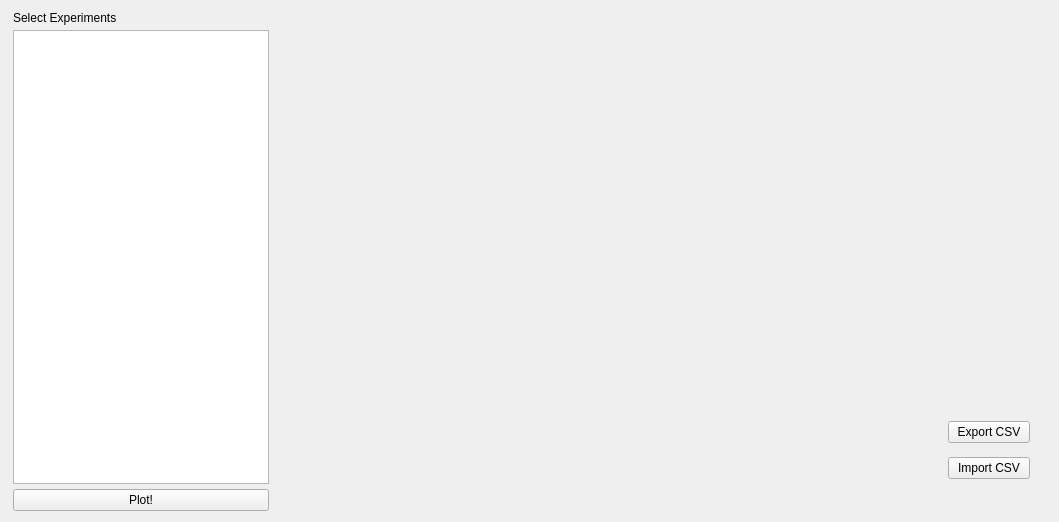
      <widget class="QWidget" name="PCA">
       <layout class="QHBoxLayout" name="horizontalLayout_4">
        <item>
         <widget class="QFrame" name="frame_7">
          <property name="minimumSize">
           <size>
            <width>250</width>
            <height>500</height>
           </size>
          </property>
          <property name="maximumSize">
           <size>
            <width>500</width>
            <height>16777215</height>
           </size>
          </property>
          <property name="styleSheet">
           <string notr="true">font: 75 10pt &quot;Ubuntu Condensed&quot;;</string>
          </property>
          <property name="frameShape">
           <enum>QFrame::NoFrame</enum>
          </property>
          <property name="frameShadow">
           <enum>QFrame::Plain</enum>
          </property>
          <property name="lineWidth">
           <number>1</number>
          </property>
          <layout class="QVBoxLayout" name="verticalLayout_2">
           <property name="spacing">
            <number>5</number>
           </property>
           <property name="leftMargin">
            <number>2</number>
           </property>
           <property name="topMargin">
            <number>0</number>
           </property>
           <property name="bottomMargin">
            <number>0</number>
           </property>
           <item>
            <widget class="QLabel" name="label_10">
             <property name="styleSheet">
              <string notr="true">font: 75 13pt &quot;Ubuntu Condensed&quot;;</string>
             </property>
             <property name="text">
              <string>Select Experiments</string>
             </property>
            </widget>
           </item>
           <item>
            <widget class="QTableView" name="tablePCA">
             <property name="minimumSize">
              <size>
               <width>0</width>
               <height>385</height>
              </size>
             </property>
             <property name="styleSheet">
              <string notr="true">font: 10pt &quot;Ubuntu Condensed&quot;;</string>
             </property>
            </widget>
           </item>
           <item>
            <widget class="QPushButton" name="PCAButton">
             <property name="maximumSize">
              <size>
               <width>16777215</width>
               <height>30</height>
              </size>
             </property>
             <property name="styleSheet">
              <string notr="true">font: 75 13pt &quot;Ubuntu Condensed&quot;;</string>
             </property>
             <property name="text">
              <string>Plot!</string>
             </property>
            </widget>
           </item>
          </layout>
         </widget>
        </item>
        <item>
         <widget class="QWidget" name="widget_3" native="true">
          <property name="minimumSize">
           <size>
            <width>730</width>
            <height>500</height>
           </size>
          </property>
          <property name="maximumSize">
           <size>
            <width>16777215</width>
            <height>16777215</height>
           </size>
          </property>
          <layout class="QHBoxLayout" name="horizontalLayout_10">
           <item>
            <widget class="QWidget" name="widget_image" native="true">
             <property name="minimumSize">
              <size>
               <width>640</width>
               <height>455</height>
              </size>
             </property>
            </widget>
           </item>
           <item>
            <widget class="QFrame" name="frame_22">
             <property name="minimumSize">
              <size>
               <width>90</width>
               <height>0</height>
              </size>
             </property>
             <property name="maximumSize">
              <size>
               <width>200</width>
               <height>16777215</height>
              </size>
             </property>
             <property name="frameShape">
              <enum>QFrame::NoFrame</enum>
             </property>
             <property name="frameShadow">
              <enum>QFrame::Plain</enum>
             </property>
             <layout class="QVBoxLayout" name="verticalLayout_12">
              <property name="spacing">
               <number>0</number>
              </property>
              <property name="leftMargin">
               <number>0</number>
              </property>
              <property name="topMargin">
               <number>0</number>
              </property>
              <property name="rightMargin">
               <number>0</number>
              </property>
              <property name="bottomMargin">
               <number>0</number>
              </property>
              <item>
               <widget class="QFrame" name="frame_23">
                <property name="maximumSize">
                 <size>
                  <width>16777215</width>
                  <height>60</height>
                 </size>
                </property>
                <property name="frameShape">
                 <enum>QFrame::NoFrame</enum>
                </property>
                <property name="frameShadow">
                 <enum>QFrame::Plain</enum>
                </property>
                <layout class="QVBoxLayout" name="verticalLayout_13"/>
               </widget>
              </item>
              <item>
               <widget class="QFrame" name="frame_filters_2">
                <property name="frameShape">
                 <enum>QFrame::NoFrame</enum>
                </property>
                <property name="frameShadow">
                 <enum>QFrame::Plain</enum>
                </property>
                <layout class="QVBoxLayout" name="verticalLayout_14">
                 <property name="spacing">
                  <number>0</number>
                 </property>
                 <property name="leftMargin">
                  <number>0</number>
                 </property>
                 <property name="topMargin">
                  <number>0</number>
                 </property>
                 <property name="rightMargin">
                  <number>0</number>
                 </property>
                 <property name="bottomMargin">
                  <number>0</number>
                 </property>
                 <item>
                  <widget class="QFrame" name="frame_sliders_2">
                   <property name="frameShape">
                    <enum>QFrame::NoFrame</enum>
                   </property>
                   <property name="frameShadow">
                    <enum>QFrame::Plain</enum>
                   </property>
                  </widget>
                 </item>
                 <item>
                  <widget class="QFrame" name="frame_24">
                   <property name="minimumSize">
                    <size>
                     <width>90</width>
                     <height>197</height>
                    </size>
                   </property>
                   <property name="frameShape">
                    <enum>QFrame::NoFrame</enum>
                   </property>
                   <property name="frameShadow">
                    <enum>QFrame::Plain</enum>
                   </property>
                   <layout class="QVBoxLayout" name="verticalLayout_15">
                    <item>
                     <widget class="QFrame" name="frame_25">
                      <property name="frameShape">
                       <enum>QFrame::NoFrame</enum>
                      </property>
                      <property name="frameShadow">
                       <enum>QFrame::Plain</enum>
                      </property>
                     </widget>
                    </item>
                    <item>
                     <widget class="QFrame" name="frame_26">
                      <property name="minimumSize">
                       <size>
                        <width>82</width>
                        <height>86</height>
                       </size>
                      </property>
                      <property name="maximumSize">
                       <size>
                        <width>82</width>
                        <height>86</height>
                       </size>
                      </property>
                      <property name="frameShape">
                       <enum>QFrame::NoFrame</enum>
                      </property>
                      <property name="frameShadow">
                       <enum>QFrame::Plain</enum>
                      </property>
                      <layout class="QVBoxLayout" name="verticalLayout_16">
                       <property name="spacing">
                        <number>0</number>
                       </property>
                       <property name="leftMargin">
                        <number>0</number>
                       </property>
                       <property name="topMargin">
                        <number>0</number>
                       </property>
                       <property name="rightMargin">
                        <number>0</number>
                       </property>
                       <property name="bottomMargin">
                        <number>0</number>
                       </property>
                       <item>
                        <widget class="QPushButton" name="ExportCSVPCA">
                         <property name="text">
                          <string>Export CSV</string>
                         </property>
                        </widget>
                       </item>
                       <item>
                        <widget class="QPushButton" name="ImportCSVPCA">
                         <property name="text">
                          <string>Import CSV</string>
                         </property>
                        </widget>
                       </item>
                      </layout>
                     </widget>
                    </item>
                   </layout>
                  </widget>
                 </item>
                </layout>
               </widget>
              </item>
             </layout>
            </widget>
           </item>
          </layout>
         </widget>
        </item>
       </layout>
      </widget>
